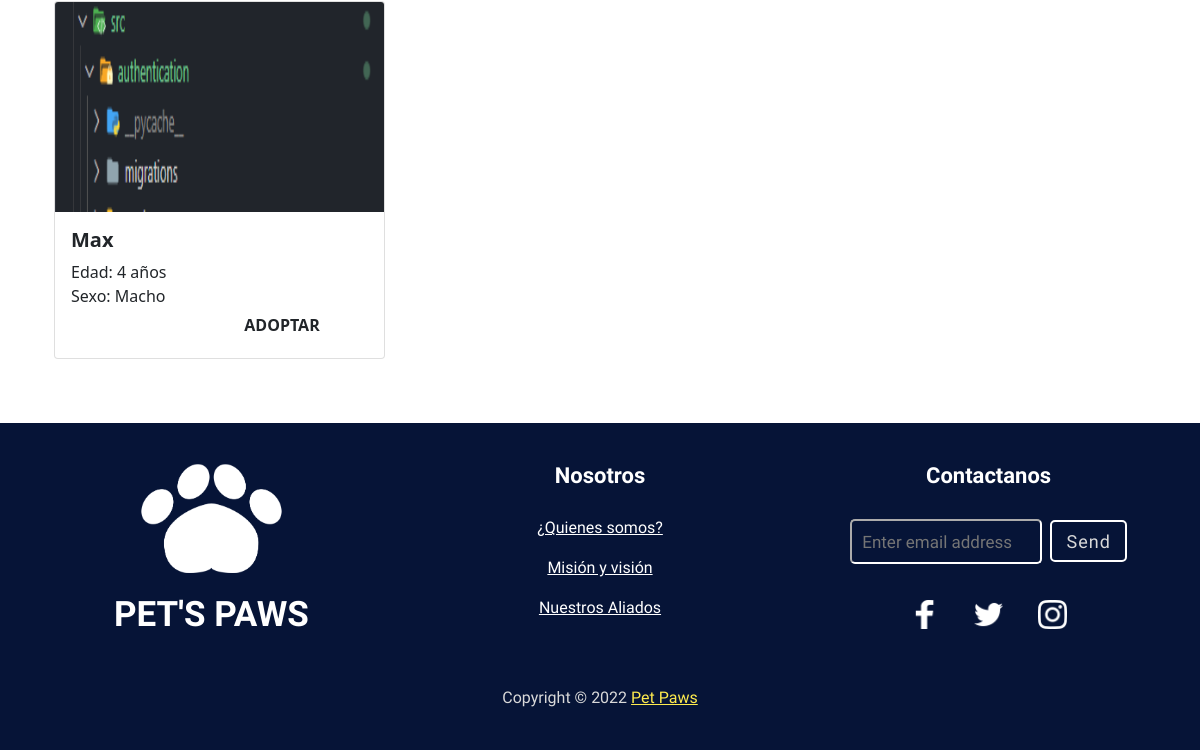
The page /adopt (lower part) on the database as committed earlier.
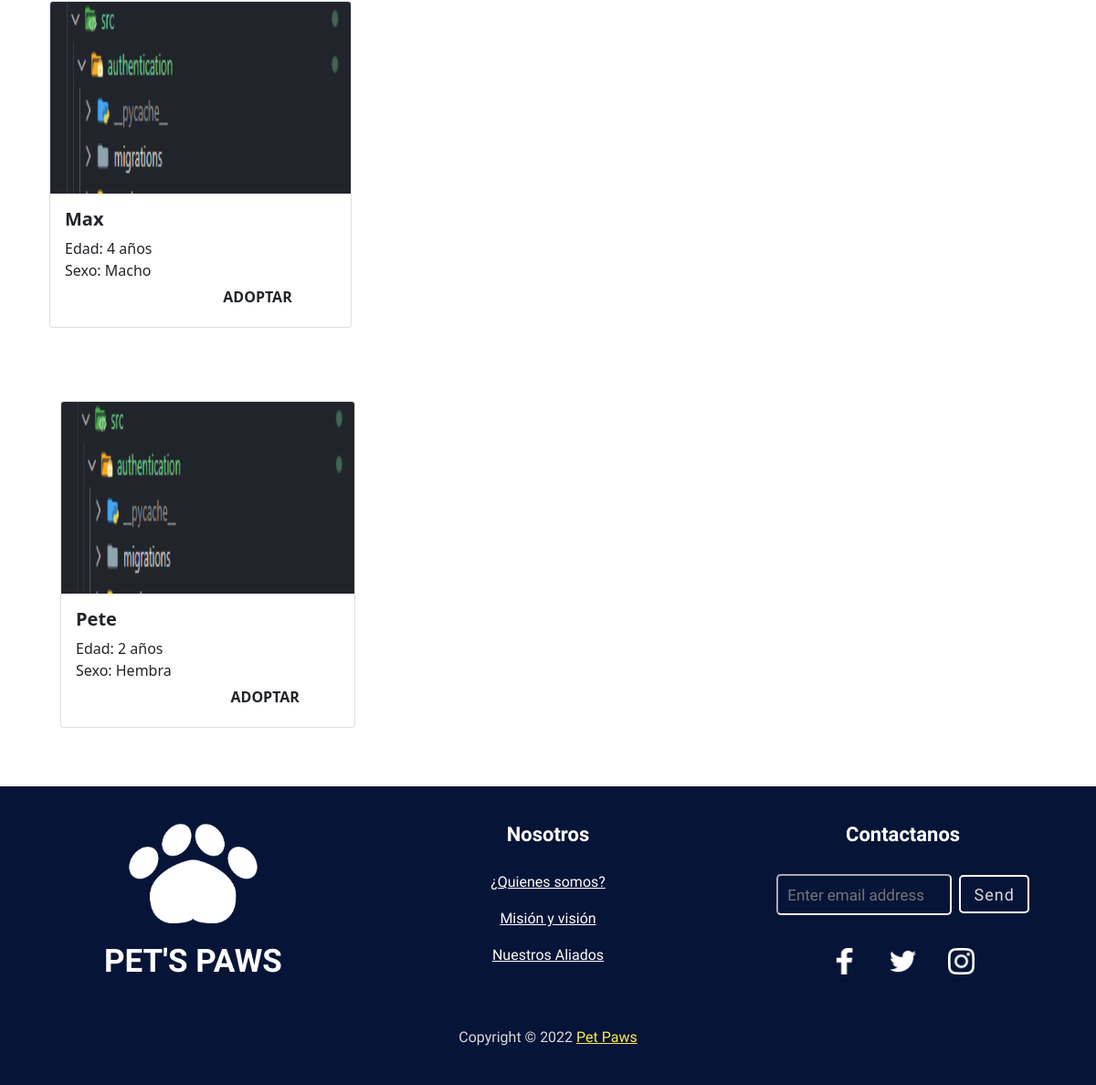
The same page on the database as committed later.
### authentication/models.py (models this page shows, shortened)
class PetPost(models.Model):
    pet_name = models.CharField(max_length=50)
    pet_age = models.IntegerField()
    pet_size = models.CharField(max_length=50, choices=pet_size_choices)
    pet_gender = models.CharField(max_length=50)
    pet_description = models.CharField(max_length=400)
    pet_picture = models.ImageField(upload_to ='uploads/', blank=True)
    pet_publication = models.DateTimeField('date published')
    owner_name = models.CharField(max_length=50)
    owner_lastname = models.CharField(max_length=50)
    owner_email = models.EmailField(max_length=150)
    owner_phonenumber = models.IntegerField()

### authentication/views.py (the view)
# urls.py: path('adopt', views.adopt, name='adopt'),
def adopt(request):
    posts = PetPost.objects.all()
    return render(request, 'authentication/adoptar.html', {'posts': posts})

### authentication/templates/authentication/adoptar.html (shortened to what this page needs)
{% extends "authentication/base.html" %}
{% load static %}
{% block content %}
    <main class="mt-5">
        {% for p in posts %}
            <div class="container mascotas my-5">
                <div class="row mx-0 mt-4">
                    <div class="col-6 col-sm-4 my-3">
                        <div class="card" style="width: 95%;">
                            <img src="{{ p.pet_picture.url }}" height="210px" class="card-img-top" alt="...">
                            <div class="card-body">
                                <h5 class="card-title fw-bold">{{ p.pet_name }}</h5>
                                <p class="card-text mb-0">Edad: {{ p.pet_age }} años</p>
                                <p class="card-text mb-0">Sexo: {{ p.pet_gender }}</p>
                                <div class="row mx-0">
                                    <div class="col-12 col-sm-6 px-0 mt-2">
                                        <a href="#" class="mas px-0 fw-normal text-decoration-none" data-bs-toggle="modal" data-bs-target="#Modal{{ p.id }}">Conóceme más</a>
                                    </div>
                                    <div class="col-12 col-sm-6 px-0">
                                        <a href="#" class="btn py-1 px-4 fw-bold" data-bs-toggle="offcanvas" data-bs-target="#offcanvasRight{{ p.id }}" aria-controls="offcanvasRight">ADOPTAR</a>
                                    </div>
                                </div>
                            </div>
                        </div>
                    </div>
            </div>
        {% endfor %}
    </main>
{% endblock%}

### authentication/templates/authentication/base.html (shortened to what this page needs)
{% load static %}
<!DOCTYPE html>
<html lang="es">
<head>
    {% block styles %}
        <link rel="stylesheet" href="https://cdn.jsdelivr.net/npm/bootstrap@5.1.3/dist/css/bootstrap.min.css">
        <link rel="stylesheet" type="text/css" href="{% static 'authentication/css/navbar.css' %}">
        <link rel="stylesheet" type="text/css" href="{% static 'authentication/css/footer.css' %}">
    {% endblock styles %}
</head>
<body>
{% block content %}
{% endblock content %}
    <footer class="pb-4 text-center" style="background-color: #061437;">
        {% include './partials/footer.html' %}
</body>
</html>

### authentication/templates/authentication/partials/header.html (shortened to what this page needs)
{% load static %}

### authentication/templates/authentication/partials/footer.html
{% load static %}
  <footer>
    <div class="content">
      <div class="left box">
          <div class="upper">
              <img class="" src="{% static 'authentication/public/assets/logo-white.png' %}" alt="" style="width: 40%;">
          <div class="pets">PET'S PAWS</div>
        </div>
      </div>
      <div class="middle box">
        <div class="topic">Nosotros</div>
        <div class="center" ><a href="#">¿Quienes somos?</a></div>
        <div class="center" ><a href="#">Misión y visión</a></div>
        <div class="center" ><a href="#">Nuestros Aliados</a></div>
      </div>
      <div class="right box">
        <div class="topic">Contactanos</div>
        <form class="center" action="#">
          <input type="text" placeholder="Enter email address">
          <input type="submit" name="" value="Send">
          <div class="media-icons">
            <a href=""><img src="{% static 'authentication/public/assets/facebook.png' %}"></a>
            <a href=""><img src="{% static 'authentication/public/assets/twitter.png' %}"></a>
            <a href=""><img src="{% static 'authentication/public/assets/insta.png' %}"></a>
          </div>
        </form>
      </div>
    </div>
    <div class="bottom">
      <p>Copyright © 2022 <a href="/index">Pet Paws</a></p>
    </div>
  </footer>
</body>
</html>

### authentication/static/authentication/css/navbar.css (style rules this page uses)
body { padding: 0; margin: 0; }
.container img { display: block; width: 100%; display: flex; }

### authentication/static/authentication/css/footer.css (style rules this page uses)
footer { width: 100%; bottom: 0; left: 0; background: #061437; font-family: 'Montserrat', sans-serif; }
footer .content { max-width: 1350px; margin: auto; padding: 20px; display: flex; flex-wrap: wrap; justify-content: space-between; }
footer .content p,a { color: #fff; }
footer .content .box { width: 33%; transition: all 0.4s ease; }
footer .content img { width: 33%; display:block; margin: auto; padding-top: 16px; }
footer .content .topic { font-size: 22px; font-weight: 600; color: #fff; margin: 16px; text-align: center; }
footer .content .pets { font-size: 35px; font-weight: 600; color: #fff; margin: 16px; text-align: center; }
footer .content .right .center { font-size: 35px; font-weight: 600; color: #fff; margin-bottom: 16px; text-align: center; }
footer .content .middle { padding: auto; }
footer .content .middle .center { line-height: 32px; text-align: center; padding: 4px 0; }
footer .content .right input[type="text"] { height: 45px; width: 50%; outline: none; color: #d9d9d9; background: none; border-radius: 5px; padding-left: 10px; font-size: 17px; border-color: white; display: inline-block; }
footer .content .right input[type="submit"] { height: 42px; width: 20%; display: inline-block; font-size: 18px; color: #d9d9d9; background: none; outline: none; border-radius: 5px; letter-spacing: 1px; cursor: pointer; margin-top: 12px; border: 2px solid white; transition: all 0.3s ease-in-out; }
footer .content .media-icons img { width: 65%; height: 100%; }
footer .content .media-icons a { font-size: 16px; height: 45px; width: 45px; display: inline-block; text-align: center; line-height: 35px; border-radius: 5px; margin: 20px 5px 5px 5px; transition: all 0.3s ease; }
footer .bottom { width: 100%; text-align: center; color: #d9d9d9; padding: 0px 5px; margin-bottom: 15px; }
footer .bottom a { color: #FFEC4E; }
footer a { transition: all 0.3s ease; }

Rows that differ between the two databases and show on the page:
added PetPost: pet_picture (picture), pet_name "Pete", pet_age "2", pet_gender "Hembra"
